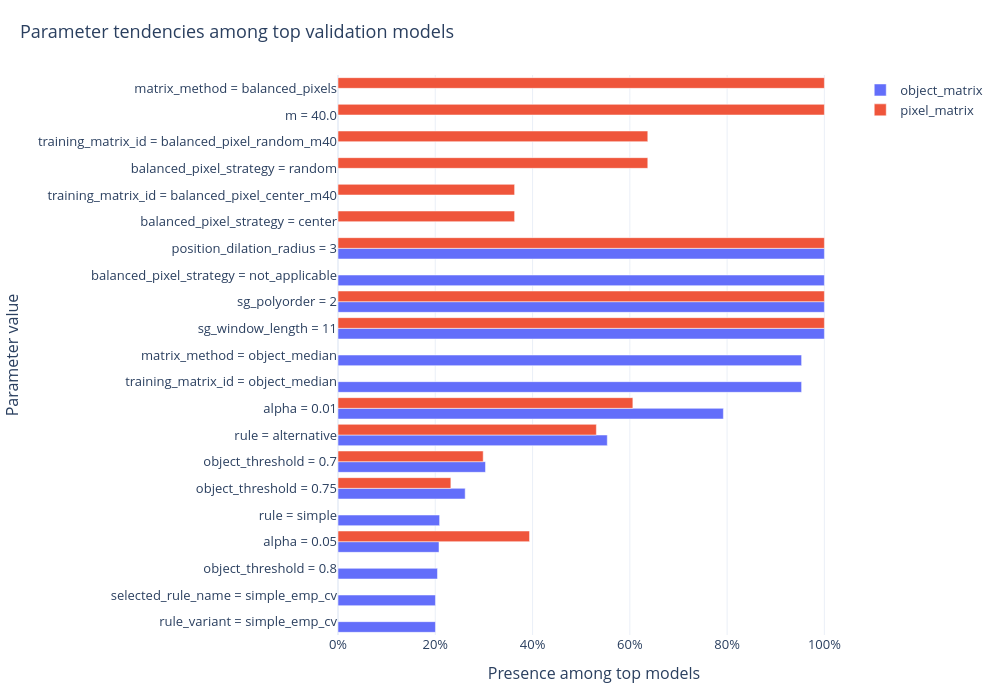

Here is the notebook cell this chart was saved with:
### Code cell
if RUN_DIAGNOSTIC_PLOTS and len(parameter_tendencies_df) > 0:
    plot_parameter_tendencies(
        parameter_tendencies_df,
        parameter_col="parameter",
        value_col="value",
        rate_col="rate_in_top_models",
        family_col="matrix_family",
        top_n=30,
        title="Parameter tendencies among top validation models",
        show=True,
    )

### Figure 1 — Plotly figure (JSON) as saved in the notebook; plotly's stock layout.template omitted (floating-point values rounded to 4 significant figures)
{"data": [{"hovertemplate": "%{y}<br>rate: %{x:.1%}<extra></extra>", "marker": {"color": "#636EFA"}, "name": "object_matrix", "orientation": "h", "type": "bar", "x": [0.2004, 0.2004, 0.2045, 0.2077, 0.2089, 0.2615, 0.3033, 0.5537, 0.7923, 0.9531, 0.9531, 1.0, 1.0, 1.0, 1.0, 1.0], "y": ["rule_variant = simple_emp_cv", "selected_rule_name = simple_emp_cv", "object_threshold = 0.8", "alpha = 0.05", "rule = simple", "object_threshold = 0.75", "object_threshold = 0.7", "rule = alternative", "alpha = 0.01", "training_matrix_id = object_median", "matrix_method = object_median", "sg_window_length = 11", "sg_polyorder = 2", "balanced_pixel_strategy = not_applicable", null, "position_dilation_radius = 3"]}, {"hovertemplate": "%{y}<br>rate: %{x:.1%}<extra></extra>", "marker": {"color": "#EF553B"}, "name": "pixel_matrix", "orientation": "h", "type": "bar", "x": [0.232, 0.2985, 0.3631, 0.3631, 0.3938, 0.5312, 0.6062, 0.6369, 0.6369, 1.0, 1.0, 1.0, 1.0, 1.0], "y": ["object_threshold = 0.75", "object_threshold = 0.7", "balanced_pixel_strategy = center", "training_matrix_id = balanced_pixel_center_m40", "alpha = 0.05", "rule = alternative", "alpha = 0.01", "balanced_pixel_strategy = random", "training_matrix_id = balanced_pixel_random_m40", "sg_polyorder = 2", "sg_window_length = 11", "position_dilation_radius = 3", "m = 40.0", "matrix_method = balanced_pixels"]}], "layout": {"barmode": "group", "font": {"size": 13}, "height": 700, "hoverlabel": {"namelength": -1}, "margin": {"b": 65, "l": 70, "r": 80, "t": 75}, "title": {"font": {"size": 18}, "text": "Parameter tendencies among top validation models", "x": 0.02}, "width": 1000, "xaxis": {"tickformat": ".0%", "title": {"text": "Presence among top models"}}, "yaxis": {"title": {"text": "Parameter value"}}}}
